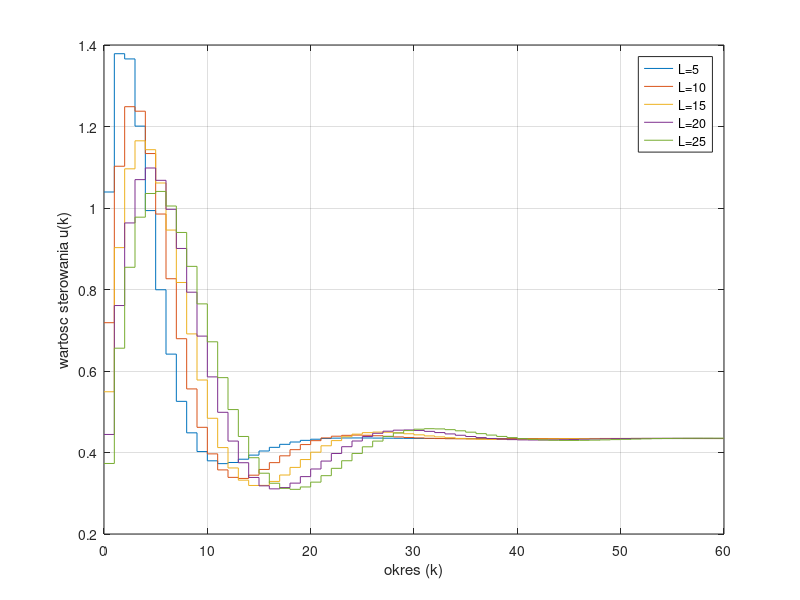

This figure's MATLAB source:
% Dane z zadania
Tp = 0.5;

% Wpolczynniki rownania roznicowego
a1=-1.676; a0=0.6966; b1=0.05029; b0=0.04458; 
% Czas symulacji oraz wartosc zadana
for zet=0:4
kk = 200; % Koniec symulacji
U = ones(kk,1);
U(1:12) = 0;  % Wymuszenie rowne 1 od momentu rozpoczecia symulacji
Y = zeros(kk,1); % Kolejne probki odpowiedzi skokowej


D = 125;          % Horyzont dynamiki  125
N = 18;     % Horyzont predykcji zmniejszany co 2, najlepszy 18
Nu = 1;           % Horyzont sterowania 1
lambda = 5+5*zet;     % Ograniczenie zmian sterowania

% Odpowiedz skokowa 
% W obiekcie wystepuje opoznienie rowne dwunastu okresom próbkowania, 
% a wiec symulacje mozna rozpoczac od chwili k = 13 (odpowiada to
% poczatkowi symulacji w chwili 0s)
for k = 13:kk
        Y(k) = b1*U(k-11) + b0*U(k-12) - a1*Y(k-1) - a0*Y(k-2);
end
% Zapis kolenjnych probek od momentu rozpoczecia symulacji (bez chwili 0)


% stairs(U);
% hold on;
% stairs(Y);


S = Y(14:D+14);
    
% Wykres odpowiedzi skokowej
%     figure(1);
%     stairs(0:D,Y(13:D+13), 'LineWidth', 1.1);
%     hold on;
%     stairs(0:D,U(13:D+13), 'LineWidth', 1.1);
%     title('Odpowiedz skokowa');
%     xlabel('Numer probki (k)');
%     legend('Sygnal wyjsciowy', 'Sygnal sterujacy');
%     hold off;

% Tworzenie macierzy MP i M
MP = zeros(N, D-1);
for i = 1:D-1
    for j = 1:N
        if (i + j) <= D-1
            MP(j,i) = S(i+j) - S(i);
        else
            MP(j,i) = S(D) - S(i);
        end
    end
end

M = zeros(N, Nu);
for i = 1:N
    for j = 1:Nu
        if(j<=i)
            M(i,j) = S(i-j+1);
        end
    end
end

% Czas symulacji oraz wartosc zadana
kk = 113;             % Koniec symulacji
U = zeros(kk,1);      % Wartosci sterowania
Y = zeros(kk,1);      % Wyjscie obiektu
deltaUp = zeros(D-1,1);      % Przyrosty sterowania z przeszlosci
Yzad = ones(kk+N,1)*2;  % Stala wartosc zadana na calym horyznocie predykcji
Yzad(1:12) = 0;
% Symulacja ukladu regulacji z wykorzystaniem algorytmu DMC
K = ((M'*M + lambda*eye(Nu))^-1)*M';
ke = sum(K(1,:));
ku = K(1,:)*MP;
for k = 13:kk 
    Y(k) = b1*U(k-11) + b0*U(k-12) - a1*Y(k-1) - a0*Y(k-2);
    % Algorytm DMC
    deltaUk = ke*(Yzad(k) - Y(k))- ku*deltaUp; % Aktualny przyrost sterowania
    deltaUp = [deltaUk; deltaUp(1:end-1)];  % Przeszle przyrosty
    U(k) = U(k-1) + deltaUk;
end

% figure(2);
stairs(0:60, U(13:73));
% hold on;
% stairs(0:kk-13, Yzad(13:end-N),'LineWidth', 1.1);

% stairs(0:70, Y(13:83));
hold on;

xlabel('okres (k)');
ylabel('wartosc sterowania u(k)');
legend('L=5', 'L=10', 'L=15', 'L=20', 'L=25');
grid on;

end
% hold off;



